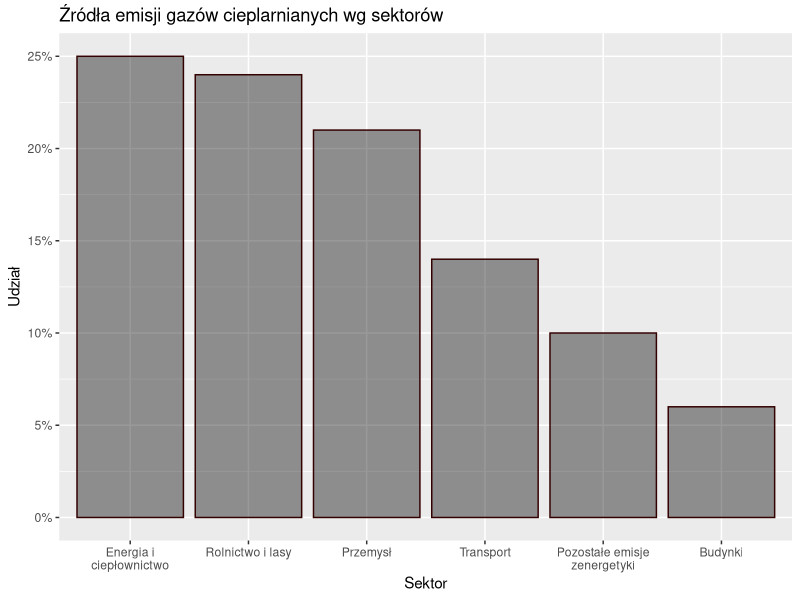

Reproduce this figure in R.
## ---- chunk 1
knitr::opts_chunk$set(echo = TRUE)
## ---- chunk 2

library(ggplot2)

data <- data.frame(
  "Sektor" = c("Energia i\nciepłownictwo", "Rolnictwo i lasy","Przemysł","Transport",
  "Pozostałe emisje\nzenergetyki","Budynki"),
  "Val"= c(0.25,0.24,0.21,0.14,0.10,0.06))

ggplot(data, aes(x=reorder(Sektor,-Val),y=Val)) +
  geom_col(fill="#00000066",color = "#330000") +
  labs(title = "Źródła emisji gazów cieplarnianych wg sektorów", x = "Sektor", y = "Udział") + 
  scale_y_continuous(labels = scales::percent_format(accuracy = 1)) 
